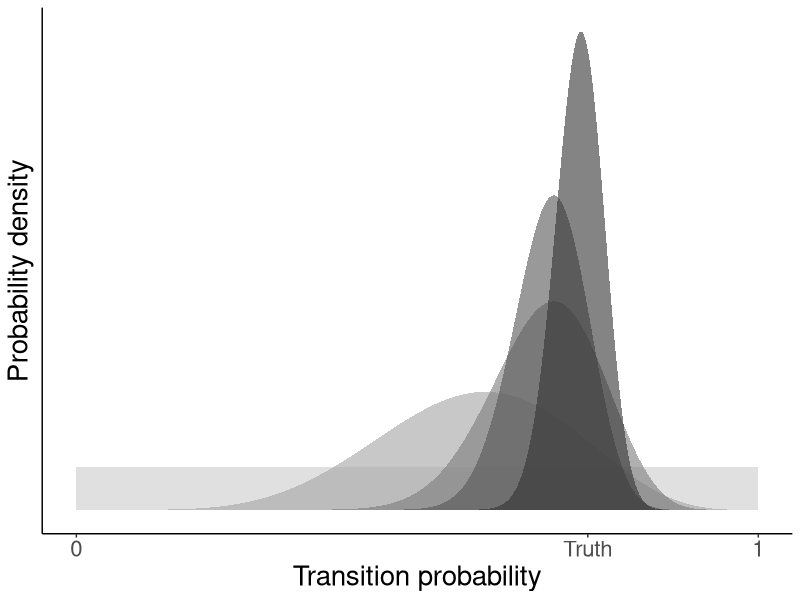
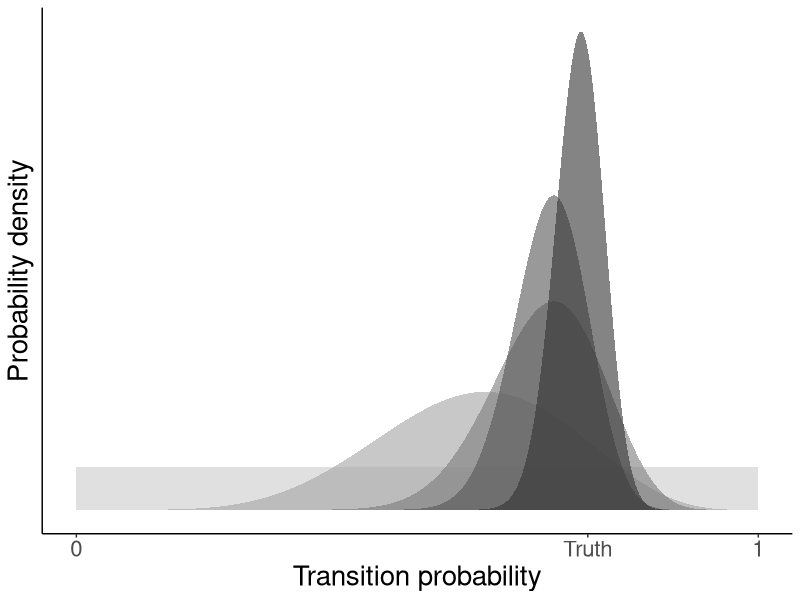

The R script that drew these images, in order:

library(ggplot2)

# Figure of decreasing uncertainty with increasing numbers of observations
set.seed(123)
img <- ggplot()

x1 <- 1
x2 <- 1
true_p <- 0.75
n_iter <- 4

counts <- c(10, 20, 40, 80)

for (iter in 0:n_iter) {
  if (iter > 0) {
    # Update estimated mean
    obs <- runif(10*2**(iter-1)) < true_p
    x1 <- x1 + sum(obs)
    x2 <- x2 + sum(!obs)
  }
  # Add layer
  img <- img + 
    stat_function(
      data = data.frame(x = c(0, 1), iter = iter),
      mapping = aes(x = x, fill = iter),
      fun = dbeta, args = list(shape1 = x1, shape2 = x2),
      geom = "area",
      show.legend = F,
      alpha = 0.6,
      n = 10000)
}

img_2_plot <- img + 
  scale_fill_gradient(high = rgb(0.2, 0.2, 0.2), low = rgb(0.8, 0.8, 0.8)) +
  # facet_wrap(vars(s2), labeller = as_labeller(c('10' = 'High sensory noise', '2' = 'Low sensory noise'))) +
  theme_classic() +
  theme(axis.text.y = element_blank(), axis.ticks.y = element_blank()) +
  scale_x_continuous(breaks = c(0, true_p, 1), labels = c(0, 'Truth', 1)) +
  labs(fill = 'N. obs.', x = 'Transition probability', y = 'Probability density') +
  theme(text = element_text(size = 20))
plot(img_2_plot)

ggsave(plot = img_2_plot,
       filename = file.path('C:/Users/isaac/Projects/bayesian-rl-chapter/github/figs/dirichlet-convergence.png'),
       height = 15,
       width = 20,
       units = 'cm')
